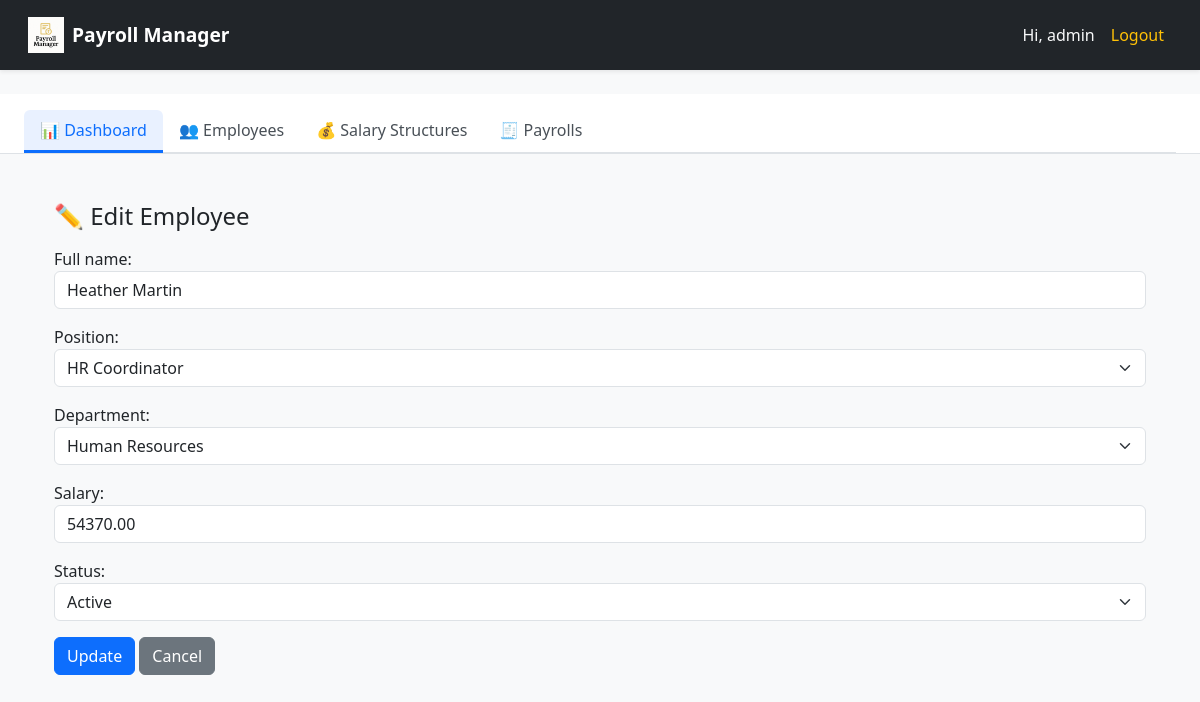
The page /employee/3/edit/ (signed in) on the database its author committed.
### myapp/models.py (models this page shows, shortened)
class Employee(models.Model):
    STATUS_CHOICES = (
        ('active', 'Active'),
        ('inactive', 'Inactive'),
    )
    full_name = models.CharField(max_length=100)
    position = models.CharField(max_length=100)
    department = models.CharField(max_length=100, default="General")
    salary = models.DecimalField(max_digits=12, decimal_places=2)  # increased precision
    status = models.CharField(max_length=10, choices=STATUS_CHOICES, default='active')
    class Meta:
        ordering = ['full_name']
        verbose_name_plural = "Employees"

### myapp/views.py (the view)
# urls.py: path('employee/<int:emp_id>/edit/', my_views.edit_employee, name='edit_employee'),
@user_passes_test(lambda u: u.is_superuser or u.profile.role in ['admin', 'hr'])
def edit_employee(request, emp_id):
    emp = get_object_or_404(Employee, id=emp_id)
    form = EmployeeForm(request.POST or None, instance=emp)
    if form.is_valid():
        form.save()
        messages.success(request, f"✏️ {emp.full_name}'s details updated!")
        return redirect('dashboard')
    return render(request, 'employees/edit_employee.html', {'form': form})

### myapp/forms.py (shortened to what this page needs)
class EmployeeForm(forms.ModelForm):
    class Meta:
        model = Employee
        fields = ['full_name', 'position', 'department', 'salary', 'status']
        widgets = {
            'full_name': forms.TextInput(attrs={
                'class': 'form-control',
                'placeholder': 'Enter full name'
            }),
            'position': forms.Select(choices=POSITION_CHOICES, attrs={
                'class': 'form-select'
            }),
            'department': forms.Select(choices=DEPARTMENT_CHOICES, attrs={
                'class': 'form-select'
            }),
            'salary': forms.NumberInput(attrs={
                'class': 'form-control',
                'placeholder': 'Monthly Salary (₹)',
                'min': '0',
                'step': '100'
            }),
            'status': forms.Select(attrs={
                'class': 'form-select'
            }),
        }

### myapp/templates/employees/edit_employee.html (shortened to what this page needs)
{% extends 'base.html' %}
{% block content %}
<div class="container py-4">
    <h4 class="mb-3">✏️ Edit Employee</h4>
    <form method="post">
        {{ form.as_p }}
        <button type="submit" class="btn btn-primary">Update</button>
        <a href="{% url 'dashboard' %}" class="btn btn-secondary">Cancel</a>
    </form>
</div>
{% endblock %}

### templates/partials/navbar.html (shortened to what this page needs)
{% load static %}
<nav class="navbar navbar-expand-lg navbar-dark bg-dark mb-4 shadow-sm">
    <div class="container-fluid">
        <a class="navbar-brand d-flex align-items-center" href="{% url 'dashboard' %}">
        <img src="{% static 'myapp/logo.png' %}" alt="Logo" style="height: 36px;" class="me-2">
        <strong>Payroll Manager</strong>
        </a>
        <div class="collapse navbar-collapse justify-content-end">
        <ul class="navbar-nav align-items-center">
            {% if request.user.is_authenticated %}
            <li class="nav-item">
            <span class="nav-link text-light">Hi, {{ request.user.username }}</span>
            </li>
            <li class="nav-item">
            <a class="nav-link text-warning" href="{% url 'logout' %}">Logout</a>
            </li>
            {% endif %}
        </ul>
        </div>
    </div>
</nav>

### myapp/static/myapp/style.css (style rules this page uses)
body { background-color: #f8f9fa; font-family: 'Segoe UI', sans-serif; scroll-behavior: smooth; }
.navbar { padding: 0.75rem 1rem; }
.navbar-brand { font-weight: 600; font-size: 1.2rem; }
.navbar-brand img { height: 36px; }

### templates/base.html (style rules this page uses)
html { scrollbar-width: none !important; }
body { -ms-overflow-style: none !important; }
html, body { overflow-y: auto !important; overflow-x: hidden !important; height: 100%; }

### rows shown on the page
Employee: full_name "Heather Martin", position "HR Coordinator", department "Human Resources", salary "54370.00", status "Active"

### other values the page prints
{{ request.user.username }} "admin"
